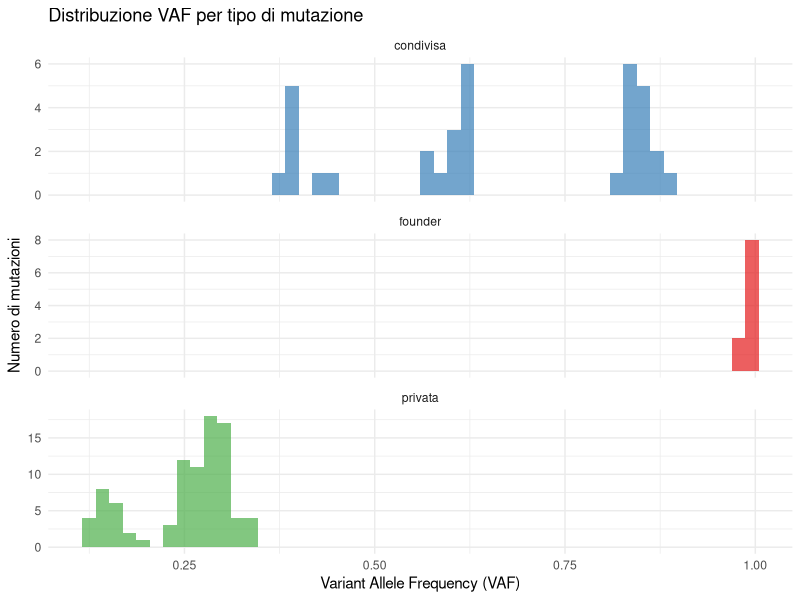
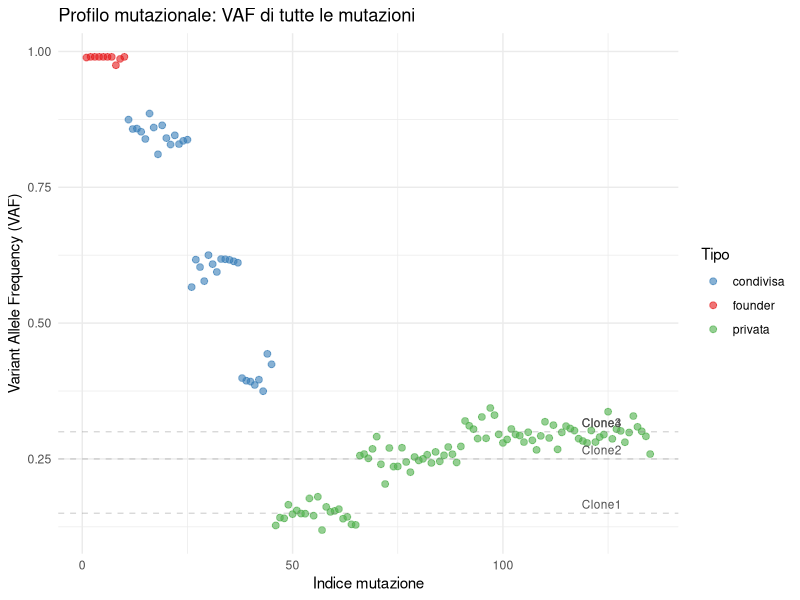
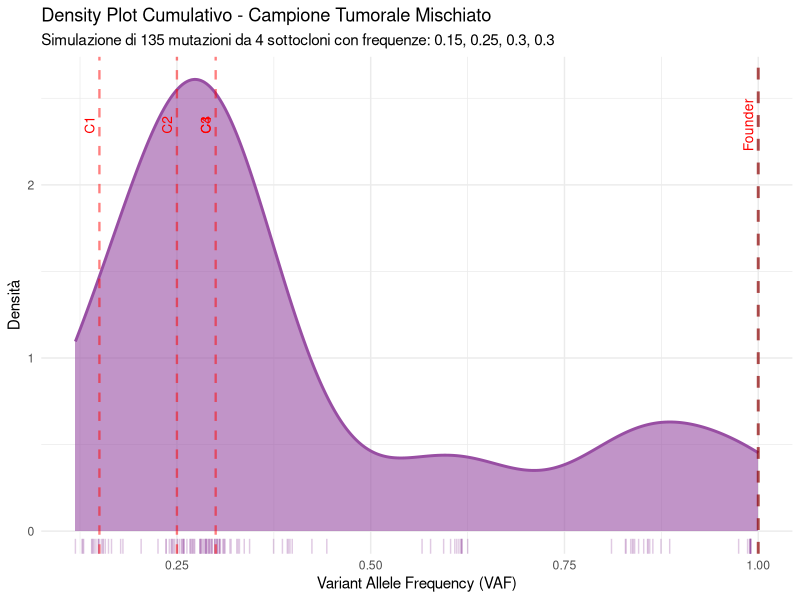
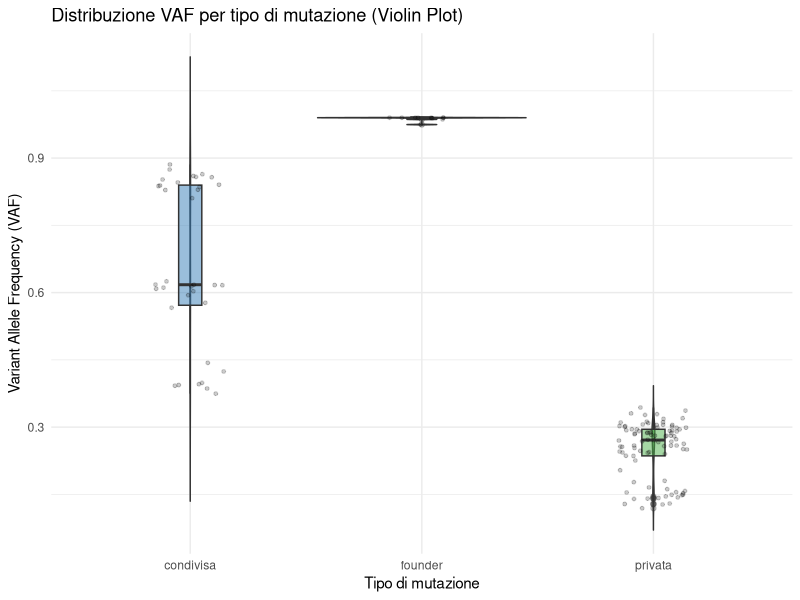
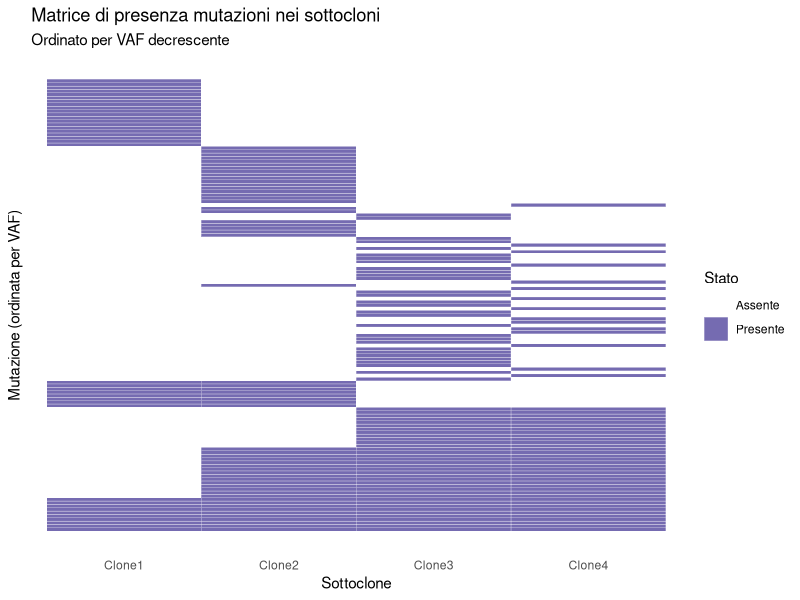

The R script that drew these images, in order:
#!/usr/bin/env Rscript

# Simulazione profilo mutazionale di un campione tumorale con sottocloni
# Script per bioinformatica: simula frequenze alleliche da 4 sottocloni
# Include mutazioni condivise secondo gerarchia evolutiva

library(ggplot2)

set.seed(123)  # Per riproducibilità

# ===== PARAMETRI DI SIMULAZIONE =====

# Frequenze dei 4 sottocloni (devono sommare <= 1)
freq_sottocloni <- c(0.15, 0.25, 0.30, 0.30)  # Sottoclone 1, 2, 3, 4
names(freq_sottocloni) <- paste0("Clone", 1:4)

# Numero di mutazioni per ciascun sottoclone (private mutations)
n_mut_per_clone <- c(20, 25, 30, 15)  # Mutazioni uniche di ogni clone

# Numero di mutazioni founder (presenti in tutti i cloni)
n_mut_founder <- 10

# Numero di mutazioni condivise tra sottogruppi di cloni
# Struttura gerarchica: Clone1 -> Clone2,3 -> Clone4
n_mut_condivise <- list(
  "2 3 4" = 15,     # Condivise da Clone2, Clone3, Clone4
  "3 4" = 12,        # Condivise da Clone3 e Clone4
  "1 2" = 8          # Condivise da Clone1 e Clone2
)

# Rumore tecnico (errore di sequenziamento)
rumore_sd <- 0.02  # Deviazione standard del rumore gaussiano

# ===== FUNZIONI =====

# Funzione per generare mutazioni con frequenza allelica
genera_mutazioni <- function(n_mut, freq_base, clone_ids, tipo = "privata", rumore_sd = 0.02) {
  
  if (n_mut == 0) return(NULL)
  
  # Genera nomi mutazioni
  if (tipo == "founder") {
    mut_names <- paste0("Founder_", 1:n_mut)
    clone_label <- "Founder"
  } else if (tipo == "condivisa") {
    clone_str <- paste(clone_ids, collapse = "_")
    mut_names <- paste0("Shared_C", clone_str, "_mut", 1:n_mut)
    clone_label <- paste0("Clone", paste(clone_ids, collapse = "+"))
  } else {
    mut_names <- paste0("Clone", clone_ids, "_mut", 1:n_mut)
    clone_label <- paste0("Clone", clone_ids)
  }
  
  # Frequenza allelica base (con piccola variazione biologica)
  vaf <- rnorm(n_mut, mean = freq_base, sd = rumore_sd)
  
  # Limita VAF tra 0 e 1
  vaf <- pmax(0.01, pmin(0.99, vaf))
  
  # Crea dataframe
  data.frame(
    Mutazione = mut_names,
    VAF = vaf,
    Clone = clone_label,
    Tipo = tipo,
    Clone_IDs = paste(clone_ids, collapse = ","),
    stringsAsFactors = FALSE
  )
}

# ===== GENERAZIONE DATI =====

# Lista per raccogliere tutte le mutazioni
lista_mutazioni <- list()
idx <- 1

# 1. Mutazioni founder (presenti in tutti i cloni)
freq_founder <- sum(freq_sottocloni)  # Somma di tutte le frequenze
lista_mutazioni[[idx]] <- genera_mutazioni(
  n_mut_founder, 
  freq_founder, 
  clone_ids = 1:4, 
  tipo = "founder",
  rumore_sd = rumore_sd
)
idx <- idx + 1

# 2. Mutazioni condivise tra sottogruppi di cloni
for (i in 1:length(n_mut_condivise)) {
  # Estrai i cloni che condividono le mutazioni
  cloni_condivisi <- as.numeric(strsplit(names(n_mut_condivise)[i], " ")[[1]])
  
  # Calcola la frequenza come somma delle frequenze dei cloni coinvolti
  freq_condivisa <- sum(freq_sottocloni[cloni_condivisi])
  
  lista_mutazioni[[idx]] <- genera_mutazioni(
    n_mut_condivise[[i]],
    freq_condivisa,
    clone_ids = cloni_condivisi,
    tipo = "condivisa",
    rumore_sd = rumore_sd
  )
  idx <- idx + 1
}

# 3. Mutazioni private per ogni sottoclone
for (i in 1:length(freq_sottocloni)) {
  lista_mutazioni[[idx]] <- genera_mutazioni(
    n_mut_per_clone[i],
    freq_sottocloni[i],
    clone_ids = i,
    tipo = "privata",
    rumore_sd = rumore_sd
  )
  idx <- idx + 1
}

# Combina tutti i dati (rimuovi eventuali NULL)
lista_mutazioni <- lista_mutazioni[!sapply(lista_mutazioni, is.null)]
dati_completi <- do.call(rbind, lista_mutazioni)

# Aggiungi colonne aggiuntive per realismo
dati_completi$Cromosoma <- sample(paste0("chr", 1:22), nrow(dati_completi), replace = TRUE)
dati_completi$Posizione <- sample(1e6:2e8, nrow(dati_completi), replace = TRUE)
dati_completi$Ref <- sample(c("A", "T", "C", "G"), nrow(dati_completi), replace = TRUE)
dati_completi$Alt <- sample(c("A", "T", "C", "G"), nrow(dati_completi), replace = TRUE)

# Simula copertura di sequenziamento (depth)
dati_completi$Depth <- rpois(nrow(dati_completi), lambda = 100)
dati_completi$Alt_reads <- round(dati_completi$VAF * dati_completi$Depth)

# Riordina colonne
dati_completi <- dati_completi[, c("Mutazione", "Cromosoma", "Posizione", 
                                    "Ref", "Alt", "VAF", "Depth", "Alt_reads",
                                    "Clone", "Tipo")]

# ===== OUTPUT =====

# Salva in file CSV
write.csv(dati_completi, "profilo_mutazionale_simulato.csv", row.names = FALSE)

# Stampa sommario
cat("\n===== SOMMARIO SIMULAZIONE =====\n")
cat("Frequenze sottocloni:\n")
print(freq_sottocloni)
cat("\nNumero totale mutazioni:", nrow(dati_completi), "\n")
cat("  - Mutazioni founder:", n_mut_founder, "\n")
cat("  - Mutazioni condivise:\n")
for (i in 1:length(n_mut_condivise)) {
  cat("    Cloni", names(n_mut_condivise)[i], ":", n_mut_condivise[[i]], "\n")
}
cat("  - Mutazioni private:\n")
for (i in 1:length(n_mut_per_clone)) {
  cat("    Clone", i, ":", n_mut_per_clone[i], "\n")
}

# Statistiche per clone
cat("\n===== VAF MEDIE PER TIPO DI MUTAZIONE =====\n")
print(aggregate(VAF ~ Tipo + Clone, data = dati_completi, FUN = mean))

# Conta mutazioni per tipo
cat("\n===== CONTEGGIO MUTAZIONI PER TIPO =====\n")
print(table(dati_completi$Tipo))

# ===== VISUALIZZAZIONE =====

# Definisci colori per i tipi di mutazione
colori_tipo <- c("founder" = "#E41A1C", 
                 "condivisa" = "#377EB8", 
                 "privata" = "#4DAF4A")

# Grafico 1: Distribuzione VAF per tipo di mutazione
p1 <- ggplot(dati_completi, aes(x = VAF, fill = Tipo)) +
  geom_histogram(bins = 50, alpha = 0.7, position = "identity") +
  facet_wrap(~Tipo, ncol = 1, scales = "free_y") +
  scale_fill_manual(values = colori_tipo) +
  theme_minimal() +
  labs(title = "Distribuzione VAF per tipo di mutazione",
       x = "Variant Allele Frequency (VAF)",
       y = "Numero di mutazioni") +
  theme(legend.position = "none")

ggsave("VAF_distribuzione_per_tipo.png", p1, width = 10, height = 8)

# Grafico 2: Scatter plot VAF colorato per tipo
p2 <- ggplot(dati_completi, aes(x = 1:nrow(dati_completi), y = VAF, color = Tipo)) +
  geom_point(alpha = 0.6, size = 2) +
  scale_color_manual(values = colori_tipo) +
  theme_minimal() +
  labs(title = "Profilo mutazionale: VAF di tutte le mutazioni",
       x = "Indice mutazione",
       y = "Variant Allele Frequency (VAF)",
       color = "Tipo") +
  geom_hline(yintercept = freq_sottocloni, linetype = "dashed", alpha = 0.3, color = "gray50") +
  annotate("text", x = nrow(dati_completi) * 0.95, 
           y = freq_sottocloni, 
           label = paste0("Clone", 1:4), 
           hjust = 1, vjust = -0.5, size = 3, color = "gray30")

ggsave("VAF_scatter_plot.png", p2, width = 12, height = 6)

# Grafico 3: DENSITY PLOT CUMULATIVO - campione mischiato
# Questo simula quello che vedresti sequenziando il DNA del tumore reale
p3 <- ggplot(dati_completi, aes(x = VAF)) +
  geom_density(fill = "#984EA3", alpha = 0.6, color = "#984EA3", linewidth = 1) +
  geom_rug(alpha = 0.3, color = "#984EA3") +
  theme_minimal() +
  labs(title = "Density Plot Cumulativo - Campione Tumorale Mischiato",
       subtitle = paste0("Simulazione di ", nrow(dati_completi), 
                        " mutazioni da 4 sottocloni con frequenze: ",
                        paste(freq_sottocloni, collapse = ", ")),
       x = "Variant Allele Frequency (VAF)",
       y = "Densità") +
  # Aggiungi linee verticali per le frequenze attese dei cloni
  geom_vline(xintercept = freq_sottocloni, 
             linetype = "dashed", 
             color = "red", 
             alpha = 0.5,
             linewidth = 0.8) +
  geom_vline(xintercept = sum(freq_sottocloni), 
             linetype = "dashed", 
             color = "darkred", 
             alpha = 0.7,
             linewidth = 1) +
  annotate("text", 
           x = c(freq_sottocloni, sum(freq_sottocloni)), 
           y = max(density(dati_completi$VAF)$y) * 0.9,
           label = c(paste0("C", 1:4), "Founder"),
           angle = 90, 
           vjust = -0.5, 
           size = 3.5,
           color = "red")

ggsave("VAF_density_cumulativo.png", p3, width = 12, height = 7)

# Grafico 4: Violin plot per tipo di mutazione
p4 <- ggplot(dati_completi, aes(x = Tipo, y = VAF, fill = Tipo)) +
  geom_violin(alpha = 0.7, trim = FALSE) +
  geom_boxplot(width = 0.1, alpha = 0.5, outlier.alpha = 0.3) +
  geom_jitter(width = 0.15, alpha = 0.2, size = 1) +
  scale_fill_manual(values = colori_tipo) +
  theme_minimal() +
  labs(title = "Distribuzione VAF per tipo di mutazione (Violin Plot)",
       x = "Tipo di mutazione",
       y = "Variant Allele Frequency (VAF)") +
  theme(legend.position = "none")

ggsave("VAF_violin_plot.png", p4, width = 10, height = 7)

# Grafico 5: Heatmap-like per visualizzare la gerarchia clonale
# Crea una matrice presenza/assenza per ogni clone
# Prima assicuriamoci che Clone_IDs esista
if (!"Clone_IDs" %in% colnames(dati_completi)) {
  # Se non esiste, creiamo Clone_IDs basandoci sul campo Clone
  dati_completi$Clone_IDs <- sapply(dati_completi$Clone, function(x) {
    if (x == "Founder") return("1,2,3,4")
    # Estrai numeri dal nome del clone
    nums <- gsub("[^0-9,+]", "", x)
    nums <- gsub("\\+", ",", nums)
    return(nums)
  })
}

matrice_clonale <- data.frame(
  Mutazione = dati_completi$Mutazione,
  VAF = dati_completi$VAF,
  Tipo = dati_completi$Tipo,
  Clone1 = grepl("1", dati_completi$Clone_IDs),
  Clone2 = grepl("2", dati_completi$Clone_IDs),
  Clone3 = grepl("3", dati_completi$Clone_IDs),
  Clone4 = grepl("4", dati_completi$Clone_IDs)
)

# Ordina per VAF decrescente
matrice_clonale <- matrice_clonale[order(-matrice_clonale$VAF), ]
matrice_clonale$Indice <- 1:nrow(matrice_clonale)

# Reshape per ggplot
library(tidyr)
matrice_long <- pivot_longer(matrice_clonale, 
                              cols = starts_with("Clone"),
                              names_to = "Clone",
                              values_to = "Presente")

p5 <- ggplot(matrice_long, aes(x = Clone, y = Indice, fill = Presente)) +
  geom_tile(color = "white", linewidth = 0.1) +
  scale_fill_manual(values = c("FALSE" = "white", "TRUE" = "#756bb1"),
                    labels = c("Assente", "Presente")) +
  theme_minimal() +
  labs(title = "Matrice di presenza mutazioni nei sottocloni",
       subtitle = "Ordinato per VAF decrescente",
       x = "Sottoclone",
       y = "Mutazione (ordinata per VAF)",
       fill = "Stato") +
  theme(axis.text.y = element_blank(),
        axis.ticks.y = element_blank(),
        panel.grid = element_blank())

ggsave("matrice_clonale.png", p5, width = 8, height = 10)

cat("\n===== FILE GENERATI =====\n")
cat("1. profilo_mutazionale_simulato.csv - Tabella completa delle mutazioni\n")
cat("2. VAF_distribuzione_per_tipo.png - Istogrammi VAF per tipo di mutazione\n")
cat("3. VAF_scatter_plot.png - Scatter plot di tutte le VAF\n")
cat("4. VAF_density_cumulativo.png - DENSITY PLOT del campione mischiato\n")
cat("5. VAF_violin_plot.png - Violin plot per tipo di mutazione\n")
cat("6. matrice_clonale.png - Heatmap presenza mutazioni nei cloni\n\n")

# Mostra prime righe
cat("Prime righe del dataset:\n")
print(head(dati_completi, 15))
